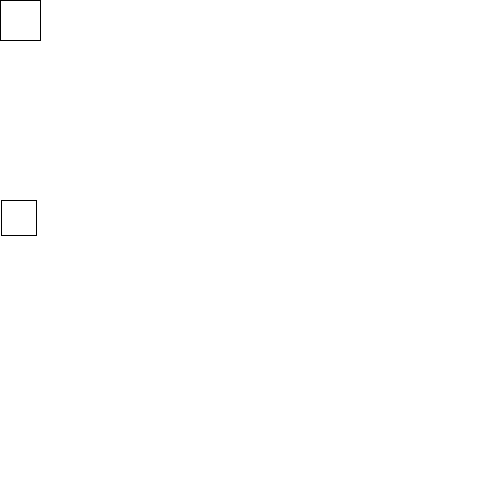
Frame 1 (no input)
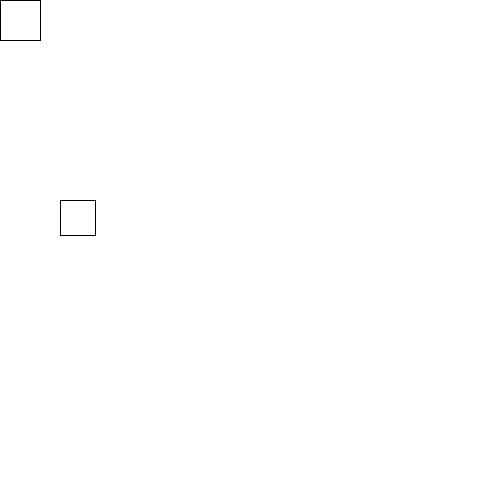
Frame 60 (the mouse pressed at the canvas centre just before this capture)
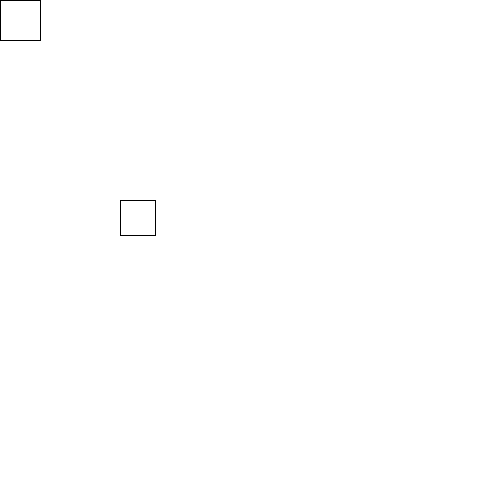
Frame 120 (the mouse held since frame 60 and released just before this capture)

The Processing sketch that drew these frames (run headless with seeded random() and noise(); from frame 60 on, the mouse is pressed at the canvas centre):

// Processing sketch: processing_150605
// ── processing_150605.pde

float x,y,x2,y2;
boolean hits;

void setup(){
  size(500,500);
  y2=200;
  hits=false;
}

void draw(){
  background(255);
  
  rect(x,y,40,40);
  
  if(x2<=500){
    x2++;
  } else {
    x2=0;
    y2=random(500);
  }
  
  if((x2+35)<=x && (x2+35)>=x && y2>=y && (y2+35)<=(y+40)) {
   hits=true; 
  }
  
  if (hits==false){
    rect(x2,y2,35,35);
  }
}

void keyPressed() {
  if (key == CODED){
    if (keyCode == DOWN){
      y+=5;
    } else if (keyCode == UP) {
      y-=5;
    } else if (keyCode == LEFT) {
      x-=5;
    } else if (keyCode == RIGHT) {
      x+=5;
    }
  }
}
